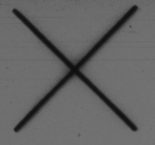
//> input picture referance_img/Fadutial_Mark.png, 155 x 145 px, given in place of img_001.tif, which was not available
$ ./Track_Detector   (built with g++ and OpenCV 4)
//> lines starting //> are read from the running program, lines starting //| are printed output that depends on the picture; after the words box and inside, x2 and y2 are one past the last pixel; in counts of white or black regions, pixels touching at a corner belong together; pictures that were not available may be replaced by others from this repository, and a replacement may not be noted
// Track_Detector.cpp : This file contains the 'main' function. Program execution begins and ends there.
//
#include <iostream>
#include <vector>
#include <opencv2/opencv.hpp>
#include <opencv2/core/core.hpp>
#include <opencv2/highgui/highgui.hpp>
#include <opencv2/imgproc.hpp>
#include <string>
#include <sstream>

using namespace std;
using namespace cv;
const char* image_window = "Source Image";
//const char* result_window = "Result window";
int font_size = 1;
Scalar font_color(0, 0, 0);
int font_weight = 2;

// [10 lines left out: function save, not called in this run]

int** TemplateMatching(Mat source, Mat templ, int objectNum) {
    int** arr = new int* [objectNum];
    Mat result;
    double minVal;
    double maxVal;
    Point minLoc;
    Point matchLoc;
    Point maxLoc;
    int j = 0;
    for (int k = 0; k < objectNum; k++, j++) {
        matchTemplate(source, templ, result, TM_SQDIFF_NORMED);
        minMaxLoc(result, &minVal, &maxVal, &minLoc, &maxLoc, Mat());
        matchLoc = minLoc;
        arr[k] = new int[objectNum];
        arr[k][0] = matchLoc.x;
        arr[k][1] = matchLoc.y;
        for (int i = 0; i < templ.cols; i++) {
            for (int j = 0; j < templ.rows; j++) {
                source.at<Vec2b>(matchLoc.y + j, (matchLoc.x + i) / 2) = 0;
            }
        }
    }
    return arr;
}

int Table(int binary) {
    switch (binary) {
    case(21100001):
        return 1;
        break;
    case(21010010):
        return 2;
        break;
    case(10110011):
        return 3;
        break;
    case(20110100):
        return 4;
        break;
    case(11010101):
        return 5;
        break;
    case(11100110):
        return 6;
        break;
    case(20000111):
        return 7;
        break;
    case(11111000):
        return 8;
        break;
    case(20011001):
        return 9;
        break;
    case(20101010):
        return 0;
        break;
    default:
        return 0;
        break;
    }
}

void Barcode(Mat source, int x, int y, Mat templ) {
    int barcode[80];
    memset(barcode, 0, sizeof(barcode));
    int textNum[10];
    memset(textNum, 0, sizeof(textNum));
    int adjust;
    std::ostringstream oss;
    for (int N = 0; N < 2; N++) {
        int test = 0;
        int index = 0;
        int count = 0;
        int width = 29;
        int norm = 12;
        int threshold = 100;
        while (index != 100) {
            test = int(source.at<Vec2b>(y + index, x / 2 + 66 - N * 44)[0]);
            if (test < threshold - 10 && test > 50) {
                count += 1;
            } //makes sure its a barcode value and not random black dot
            if (count > 2 && test > threshold - 20) {  //found barcode
                for (int i = 0; i < 40; i++) {//barcode sections
                    for (int n = 0; n < 29; n++) {//each section value
                        barcode[i + N * 40] += source.at<Vec2b>(y + index - count / 2 - norm + i * 29 + n, x / 2 + 66 - N * 44)[0];
                    }//total value of each section
                    if (barcode[i + N * 40] / width > threshold) {
                        barcode[i + N * 40] = 0;
                    }
                    else {
                        barcode[i + N * 40] = 1;
                    }
                }
                index = 100;
            }
            else {
                index += 1;
            }
        }
    }
    for (int i = 0; i < 10; i++) {
        for (int j = 0; j < 8; j++) {
            if (j == 0) {
                adjust = 1;
            }
            else {
                adjust = 0;
            }
            textNum[i] += (barcode[i * 8 + j] + adjust) * pow(10, 7 - j);
        }
        textNum[i] = Table(textNum[i]);
    }
    oss << "Photo: " << textNum[1] << textNum[2] << textNum[3] << textNum[4] << "; Roll: " << textNum[6] << textNum[7] << textNum[8] << textNum[9] << "; Cam: " << textNum[5] << "; Expan: " << textNum[0];
    std::string var = oss.str();
    Point text_position(source.cols / 2, y / 2);
    putText(source, var, text_position, FONT_HERSHEY_COMPLEX, font_size, font_color, font_weight);
}

// [33 lines left out: functions find_track_manual, find_track_temp, not called in this run]

// need to find a way to detect paths accurately, best idea so far is to maybe take a staring section and either go through each coloumn making down spots
// then plot the data to find the most likely paths
// or possibly use template matching to find the paths from that section
int main()
{
    int** arr1;
    int** arr2;
    string img_path = "input_images/img_001.tif";
    string templ_path = "referance_img/Fadutial_Mark.png";
    string barcode_path = "referance_img/Barcode2.png";
    string save_path = "output_images/MyImage.png";

    // [4 lines of commented-out code are left out]


    Mat image = imread(img_path, IMREAD_GRAYSCALE);
//> image is the input picture: 145 rows x 155 cols, CV_8UC1; min 14, max 115, mean 100.5
    resize(image, image, { 4788,1600 });
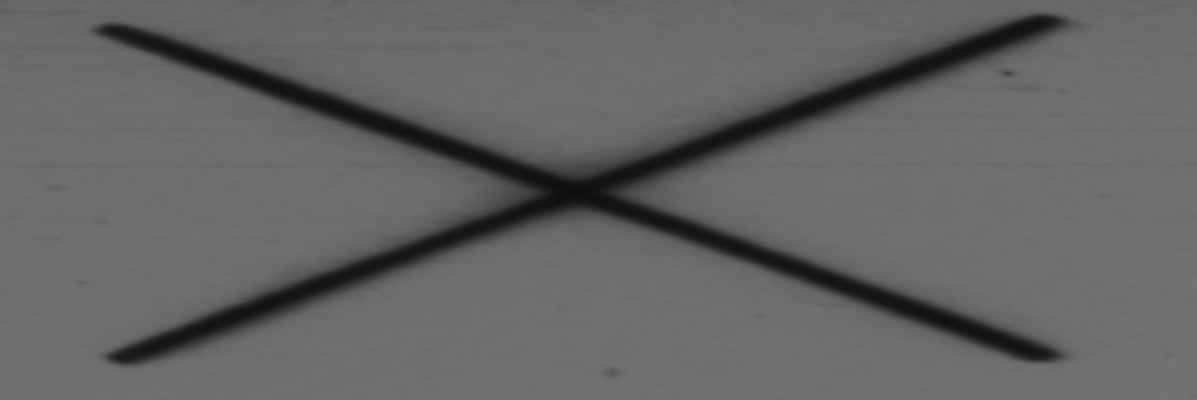
//> image: 1600 rows x 4788 cols, CV_8UC1 (shown at 1/4 size); min 14, max 115, mean 100.4
    Mat templ = imread(templ_path, IMREAD_GRAYSCALE);
    resize(templ, templ, { 140,126 });
    Mat barTempl = imread(barcode_path, IMREAD_GRAYSCALE);
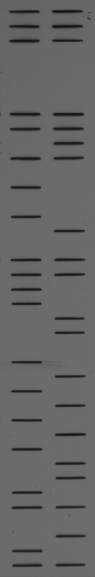
//> input picture referance_img/Barcode2.png, 95 x 577 px
//> barTempl is the input picture: 577 rows x 95 cols, CV_8UC1; min 18, max 111, mean 101.5
    resize(barTempl, barTempl, { barTempl.cols * 2,barTempl.rows * 2 });
//> barTempl: 1154 rows x 190 cols, CV_8UC1
    Mat img_display;
    image.copyTo(img_display);

    arr1 = TemplateMatching(image, templ, 2);//Finds fedutial mark locations
//> the loop in TemplateMatching, `for (int k = 0; k < objectNum; k++, j++)` made 2 passes
//> (minVal, maxVal, maxLoc, matchLoc) on passes 1 to 2: (0.0458, 1, Point(2433, 631), Point(3964, 238)), (0.0487, 1, Point(3964, 167), Point(3094, 8))
//> pass 1, in TemplateMatching, `matchTemplate(source, templ, result, TM_SQDIFF_NORMED);`:
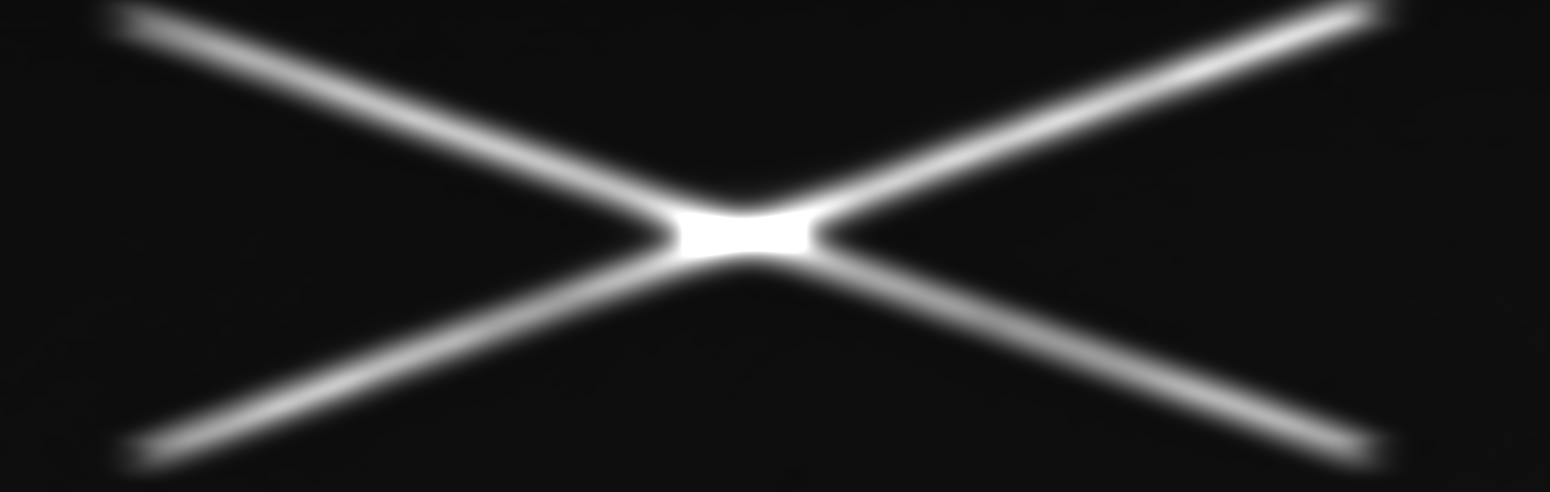
//> result: 1475 rows x 4649 cols, CV_32FC1 (shown at 1/3 size); min 0.0458, max 1, mean 0.135
//> pass 2, in TemplateMatching, `matchTemplate(source, templ, result, TM_SQDIFF_NORMED);`:
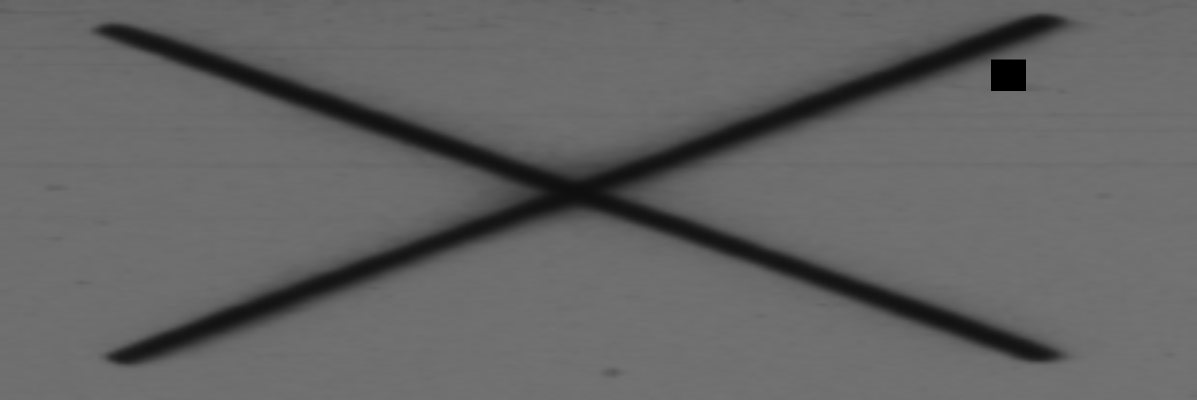
//> source: 1600 rows x 4788 cols, CV_8UC1 (shown at 1/4 size); 0.23% of pixels changed, all inside (x1, y1, x2, y2) = (3964, 238, 4104, 364)
//> after the loop in TemplateMatching, `for (int k = 0; k < objectNum; k++, j++)`:
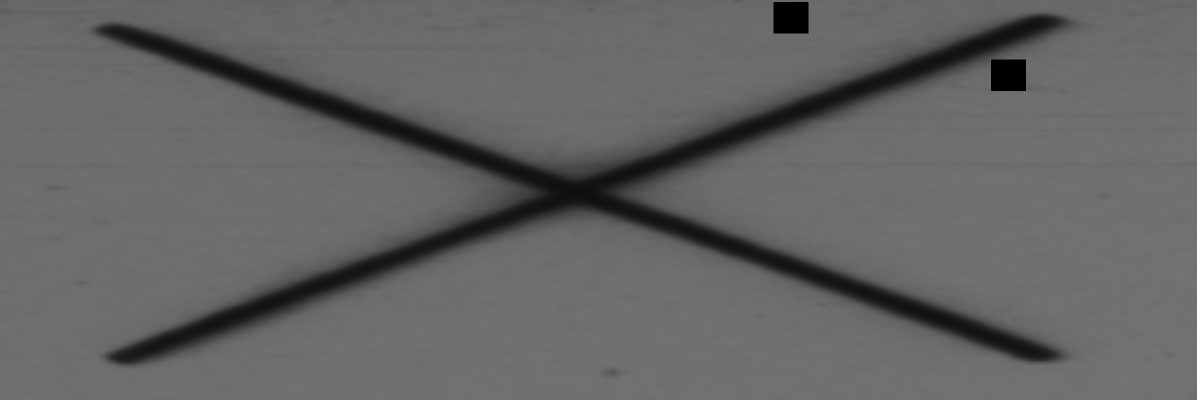
//> source: 1600 rows x 4788 cols, CV_8UC1 (shown at 1/4 size); 0.23% of pixels changed, all inside (x1, y1, x2, y2) = (3094, 8, 3234, 134)
//> after the loop in TemplateMatching, `for (int k = 0; k < objectNum; k++, j++)`: j = 2; minVal = 0.0487; maxVal = 1
    img_display = img_display(Range(arr1[1][1], img_display.rows), Range(0, img_display.cols));
    arr2 = TemplateMatching(image, barTempl, 1);//Find barcode location
//> call 2 of TemplateMatching, with objectNum = 1
//> the loop in TemplateMatching (call 2), `for (int k = 0; k < objectNum; k++, j++)` made 1 pass
//> (minVal, maxVal, maxLoc, matchLoc) on pass 1: (0.0247, 0.195, Point(3044, 5), Point(86, 0))
//> pass 1, in TemplateMatching (call 2), `matchTemplate(source, templ, result, TM_SQDIFF_NORMED);`:
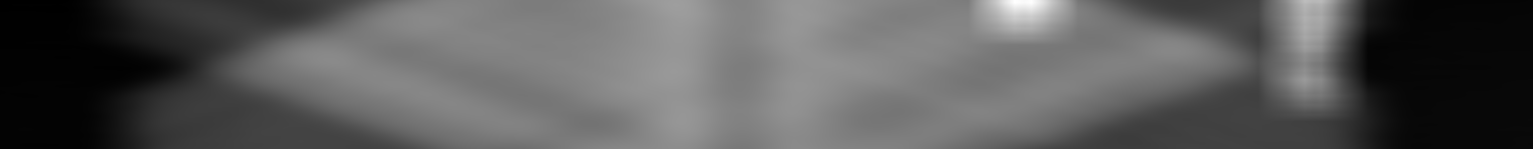
//> result: 447 rows x 4599 cols, CV_32FC1 (shown at 1/3 size); min 0.0247, max 0.195, mean 0.0856; drawn with min black and max white
//> after the loop in TemplateMatching (call 2), `for (int k = 0; k < objectNum; k++, j++)`:
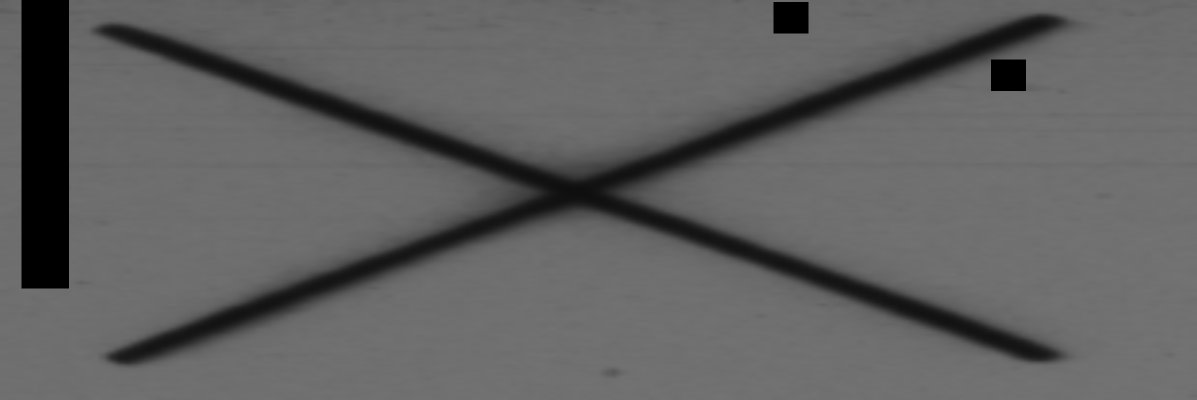
//> source: 1600 rows x 4788 cols, CV_8UC1 (shown at 1/4 size); 2.86% of pixels changed, all inside (x1, y1, x2, y2) = (86, 0, 276, 1154)
//> after the loop in TemplateMatching (call 2), `for (int k = 0; k < objectNum; k++, j++)`: minVal = 0.0247; maxVal = 0.195
    Barcode(img_display, arr2[0][0], arr2[0][1] - arr1[1][1], barTempl);
//> the loop in Barcode, `for (int N = 0; N < 2; N++)` made 2 passes
//> (test, count, index) on passes 1 to 2: (105, 0, 100), (107, 0, 100)
//> in Barcode, `putText(source, var, text_position, FONT_HERSHEY_COMPLEX, font_size, f..`: source: 1592 rows x 4788 cols, CV_8UC1; min 0, max 115, mean 100.4
    //find_track(img_display, 1000, 500);
//> (the run ends here: the program needs code that is not available in this run, at `find_track(img_display, arr1[1][0],arr1[1][1],arr1[0][1]);`)
